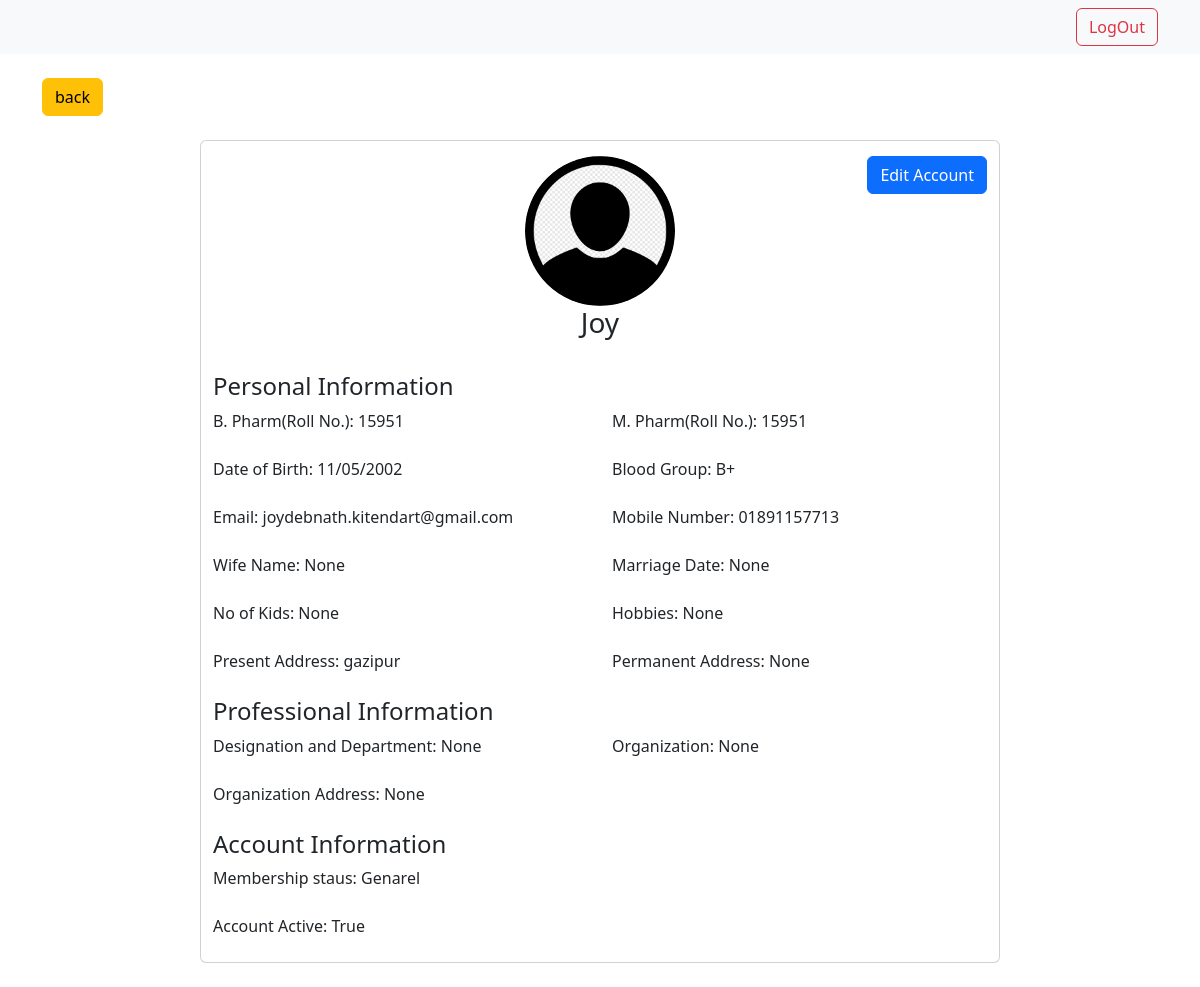
Page /user/user-profile/2/ (signed in) on the earlier database version.
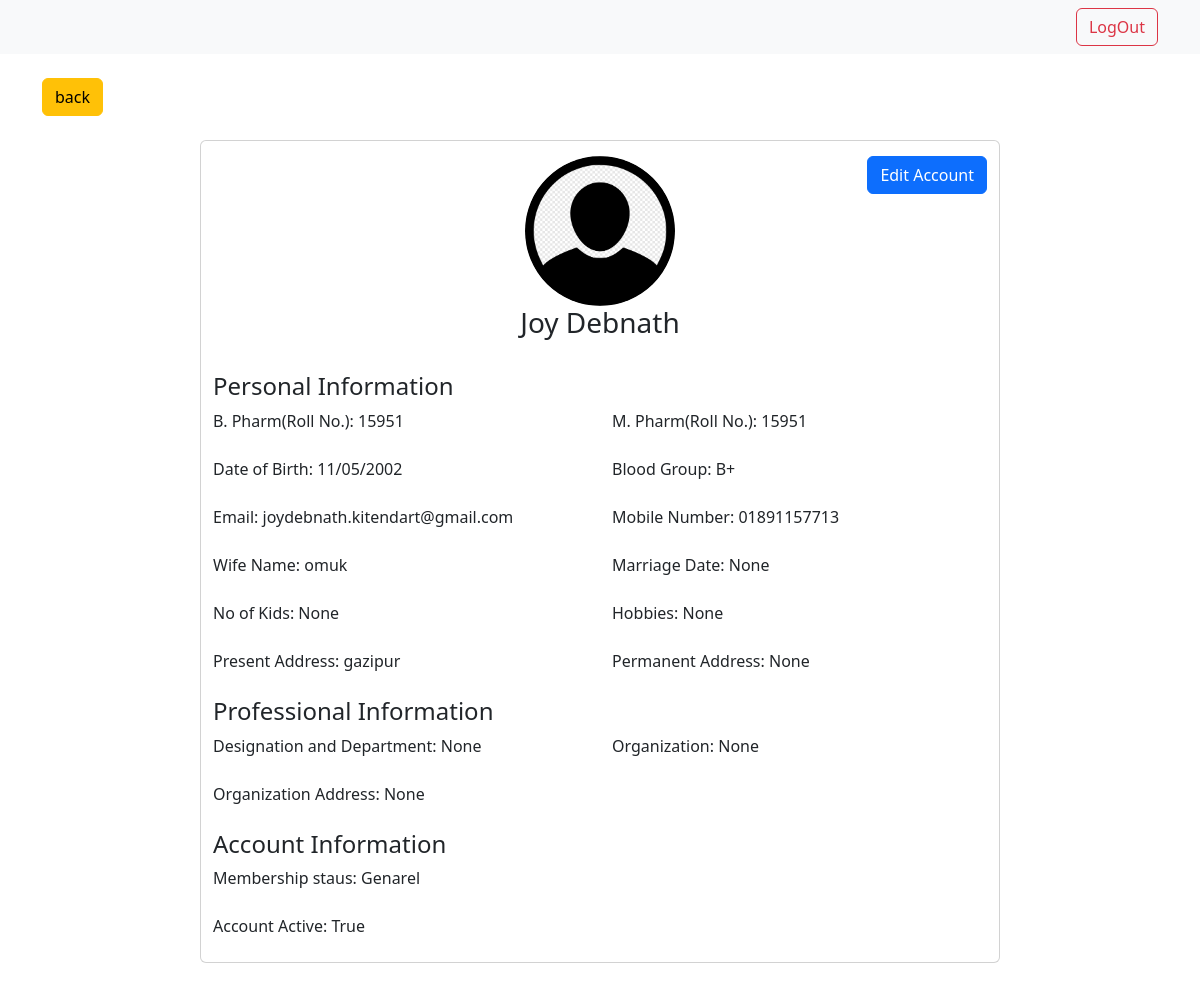
Same page on the later database version.
### accounts/models.py (models this page shows, shortened)
class User(AbstractUser):
    full_name = models.CharField(max_length=150, null=True)
    email = models.EmailField(unique=True, null=True)
    mobile_number = models.CharField(max_length=11, null=True, unique=True)
    profile_picture = models.ImageField(upload_to='profile/', null=True, blank=True, default='user-default/avatar.png')
    USERNAME_FIELD = 'mobile_number'
    REQUIRED_FIELDS = ['username']

class UserRegistrationForm(models.Model):
    user = models.OneToOneField(User, null=True, blank=True, on_delete= models.CASCADE)
    b_pharm_roll_no = models.CharField(max_length=100, null=True, blank=True)
    m_pharm_roll_no = models.CharField(max_length=100, null=True, blank=True)
    date_of_birth = models.CharField(max_length=10, null=True, blank=True)
    blood_group = models.CharField(max_length=3, null=True, blank=True)
    name_of_spouse = models.CharField(max_length=150, null=True, blank=True)
    marriage_date = models.CharField(max_length=10, null=True, blank=True)
    no_of_kids = models.IntegerField(null=True, blank=True)
    hobbies = models.CharField(max_length=150, null=True, blank=True)
    present_address = models.CharField(max_length=250, null=True)
    permanent_address = models.CharField(max_length=250, null=True, blank=True)
    designation_and_department = models.CharField(max_length=100, null=True, blank=True)
    organization = models.CharField(max_length=150, null=True, blank=True)
    organization_address = models.CharField(max_length=250, null=True, blank=True)
    MEMBERSHIP_STATUS = (
        ('Genarel', 'Genarel'),
        ('Associate', 'Assicuate')
    )
    membership_status = models.CharField(max_length=200, null=True, blank=True, choices=MEMBERSHIP_STATUS)
    is_publish = models.BooleanField(('publish'), default=False, help_text=(
        'Designates whether this user should be treated as active. '
            'Unselect this instead of deleting accounts.'))

### userprofile/views.py (the view)
# urls.py: path('user-profile/<str:pk>/', views.userProfile, name="user-profile"),
@login_required(login_url='login')
def userProfile(request, pk):
    user = User.objects.get(id=pk)
    userinfo = user.userregistrationform
    if user.userregistrationform.is_publish is True:
        context = {'user': user, 'users': userinfo}
        return render(request, 'userprofile/user_profile.html', context)
    else:
        return render(request, 'base/not-active.html')

### userprofile/templates/userprofile/user_profile.html (shortened to what the changed rows need)
{% extends 'userprofile/base.html' %}
{% load static %}
{% block content %}
<div class="container">
    <br>
    <br>
    <div class="row">
        <div class="col">
            <div class="card" style="width: 50rem;">
                <div class="container" style="margin: 15px 0 0 0;">
                    <div class="row">
                        <div class="col">
                            <div class="text-center">
                                <img src="{{ user.profile_picture.url }}" class="rounded-circle" style="width: 150px;">
                                <h3>{{ user.full_name.title }}</h3>
                            </div>
                        </div>
                    </div>
                    <br>
                    <form method="POST" action="">
                          <div class="row">
                            <div class="col">
                              <label>B. Pharm(Roll No.): </label>
                              {{ users.b_pharm_roll_no }}
                            </div>
                            <div class="col">
                              <label>M. Pharm(Roll No.): </label>
                              {{ users.m_pharm_roll_no }}
                              </div>
                          </div>
                          <br>
                          <div class="row">
                            <div class="col">
                              <label>Date of Birth: </label>
                              {{ users.date_of_birth }}
                            </div>
                            <div class="col">
                              <label>Blood Group: </label>
                              {{ users.blood_group }}
                              </div>
                          </div>
                          <br>
                        <div class="row">
                            <div class="col">
                                <div class="form-group">
                                  <label>Email: </label>
                                  {{ user.email }}
                                </div>
                            </div>
                            <div class="col">
                                <div class="form-group">
                                  <label>Mobile Number: </label>
                                  {{ user.mobile_number }}
                                </div>
                            </div>
                        </div>
                        <br>
                        <div class="row">
                            <div class="col">
                              <label>Wife Name: </label>
                              {{ users.name_of_spouse }}
                            </div>
                            <div class="col">
                              <label>Marriage Date: </label>
                              {{ users.marriage_date }}
                              </div>
                          </div>
                          <br>
                          <div class="row">
                            <div class="col">
                              <label>No of Kids: </label>
                              {{ users.no_of_kids }}
                            </div>
                            <div class="col">
                              <label>Hobbies: </label>
                              {{ users.hobbies }}
                              </div>
                          </div>
                          <br>
                          <div class="row">
                            <div class="col">
                              <label>Present Address: </label>
                              {{ users.present_address }}
                            </div>
                            <div class="col">
                              <label>Permanent Address: </label>
                              {{ users.permanent_address }}
                            </div>
                          </div>
                          <br>
                          <div class="row">
                            <div class="col">
                              <label>Designation and Department: </label>
                              {{ users.designation_and_department }}
                            </div>
                            <div class="col">
                              <label>Organization: </label>
                              {{ users.organization }}
                              </div>
                          </div>
                          <br>
                          <div class="row">
                            <div class="col">
                              <label>Organization Address: </label>
                              {{ users.organization_address }}
                            </div>
                          </div>
                          <br>
                          <div class="row">
                            <div class="col">
                              <label>Membership staus: </label>
                              {{ users.membership_status }}
                            </div>
                            <div class="col">
                            </div>
                          </div>
                          <br>
                          <div class="row">
                            <div class="col">
                              <label>Account Active: </label>
                              {{ users.is_publish }}
                            </div>
                          </div>
                          <br>
                    </form>
                </div>
            </div>
            <br>
        </div>
    </div>
  </div>
{% endblock %}

Differences in the rows shown:
changed User "joydebnath.kitendart@gmail.com": full_name "Joy" → "Joy Debnath"
changed UserRegistrationForm "None": name_of_spouse "None" → "omuk"
